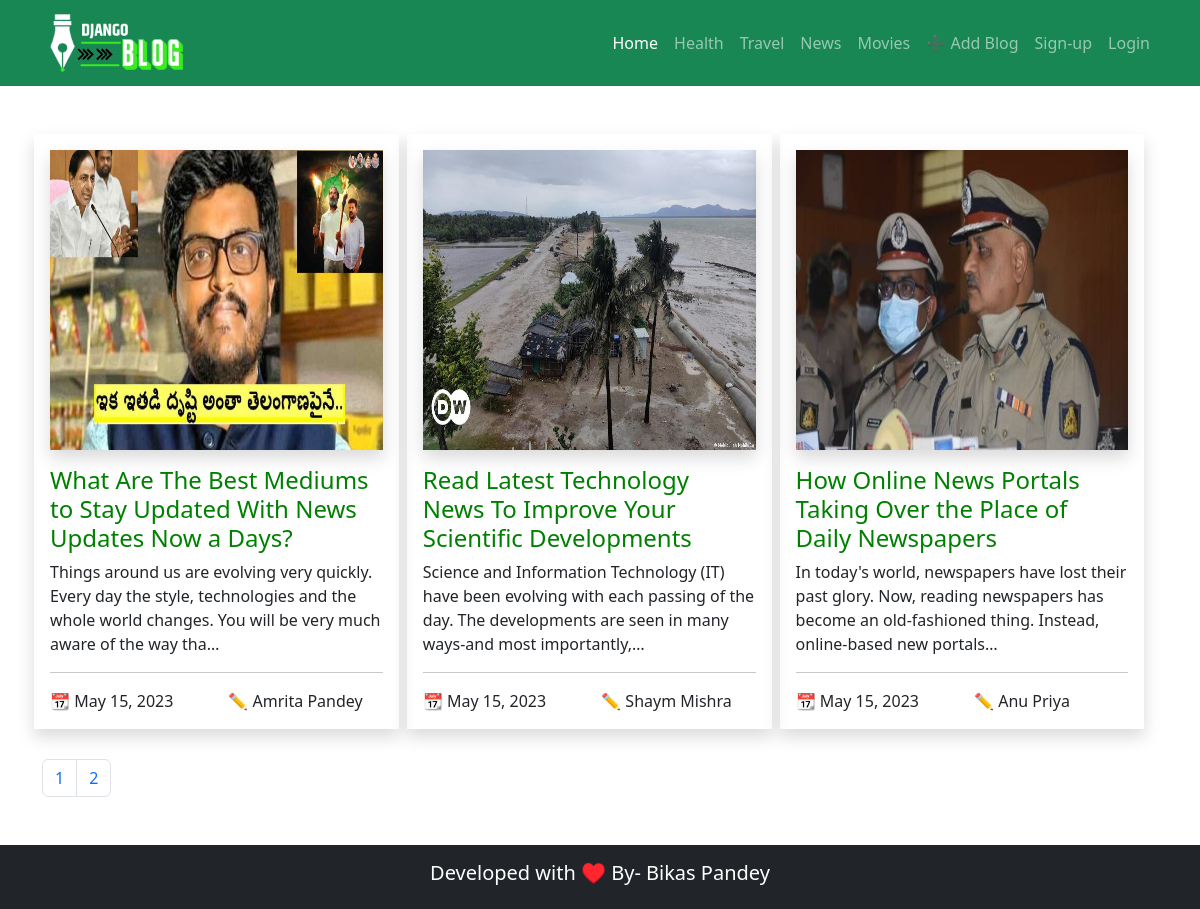
Page /news on the committed database.
### home/models.py (models this page shows, shortened)
class Blog(models.Model):
    title= models.CharField(max_length=100, null=True)
    slug = models.SlugField(max_length=100, unique=True, null=True)
    image= models.ImageField(upload_to='media', null=True)
    desc = models.TextField(null=True)
    author= models.CharField(max_length=100, null=True)
    author_pic = models.ImageField(upload_to='media', null=True)
    author_bio= models.TextField(null=True)
    category= models.ForeignKey(Category, on_delete=models.PROTECT, null=True)
    publish_date = models.DateField(auto_now=True, null=True)
    approved = models.BooleanField(null=True, default=False)

### pages/views.py (the view)
# urls.py: path('news', views.news, name='news'),
def news(request):
    news_blog = Blog.objects.filter(category_id=3)
    pagination = Paginator(news_blog, 6)
    page_number = request.GET.get('page')
    news_blog= pagination.get_page(page_number)
    return render(request, 'news.html',{'news_blog': news_blog})

### templates/news.html (shortened to what this page needs)
{% extends 'base.html' %}
{% block content %}
<div class="container mt-5 mb-5">
    <div class="row" style="margin-bottom: 30px;">
        {% for news in news_blog %}
        <div class="col-md-4 shadow p-3 mx-1"  style="width: 32%;">
            <img class="shadow" src="{{news.image.url}}" style="width: 100%; height: 300px;">
            <a href="{% url 'blog-detail' news.slug %}" style="text-decoration:none; color:green;"><h4 class="mt-3">{{news.title}}</h4></a>
            <p>{{news.desc |truncatechars:150}}
                <hr>
                <div class="row">
                    <div class="col-md-6">
                        📆 {{news.publish_date}}
                    </div>
                    <div class="col-md-6">
                        ✏️ {{news.author}}
                    </div>
                </div>
        </div>
        {% endfor %}
    </div>
    <nav aria-label="Page navigation example">
        <ul class="pagination">
          <li class="page-item"><a class="page-link" href="?page=1">1</a></li>
          <li class="page-item"><a class="page-link" href="?page=2">2</a></li>
        </ul>
      </nav>
</div>
{% endblock content %}

### rows in the picture
Blog: image (picture), title "What Are The Best Mediums to Stay Updated With News Updates Now a Days?", desc "Things around us are evolving very quickly. Every day the style, technologies and the whole world changes. You will be very much aware of the way tha…", publish_date "May 15, 2023", author "Amrita Pandey"
Blog: image (picture), title "Read Latest Technology News To Improve Your Scientific Developments", desc "Science and Information Technology (IT) have been evolving with each passing of the day. The developments are seen in many ways-and most importantly,…", publish_date "May 15, 2023", author "Shaym Mishra"
Blog: image (picture), title "How Online News Portals Taking Over the Place of Daily Newspapers", desc "In today's world, newspapers have lost their past glory. Now, reading newspapers has become an old-fashioned thing. Instead, online-based new portals…", publish_date "May 15, 2023", author "Anu Priya"
